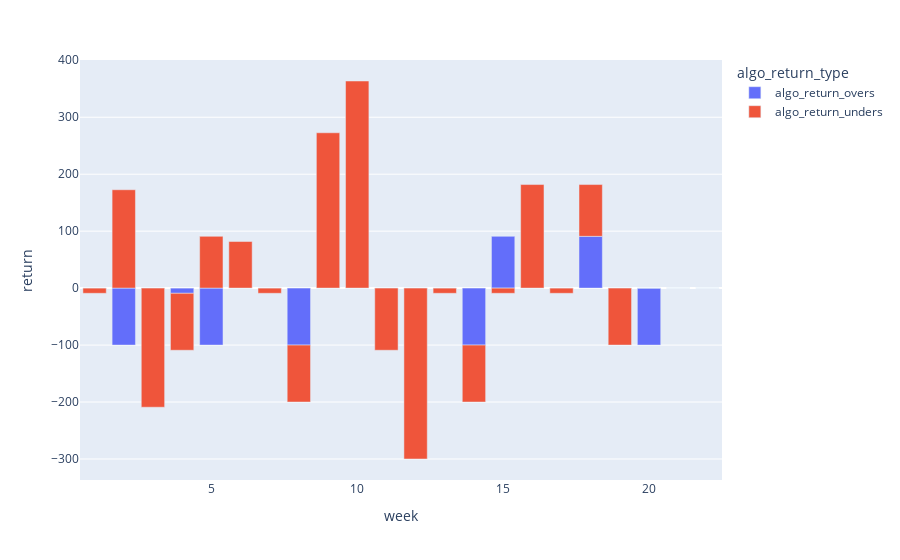

Source (notebook cell):
### Code cell
# Week by week return 

fig = px.bar(test_pivoted, x="week", y="return", color='algo_return_type')
fig.show()

### Figure 1 — Plotly figure (JSON) as saved in the notebook; plotly's stock layout.template omitted (floating-point values rounded to 4 significant figures)
{"data": [{"alignmentgroup": "True", "hovertemplate": "algo_return_type=algo_return_overs<br>week=%{x}<br>return=%{y}<extra></extra>", "legendgroup": "algo_return_overs", "marker": {"color": "#636efa", "pattern": {"shape": ""}}, "name": "algo_return_overs", "offsetgroup": "algo_return_overs", "orientation": "v", "showlegend": true, "textposition": "auto", "type": "bar", "x": [1, 2, 3, 4, 5, 6, 7, 8, 9, 10, 11, 12, 13, 14, 15, 16, 17, 18, 19, 20, 21, 22], "xaxis": "x", "y": [0, -100, 0, -9.09, -100, 0, 0, -100, 0, 0, 0, 0, 0, -100, 90.91, 0, 0, 90.91, 0, -100, 0, 0], "yaxis": "y"}, {"alignmentgroup": "True", "hovertemplate": "algo_return_type=algo_return_unders<br>week=%{x}<br>return=%{y}<extra></extra>", "legendgroup": "algo_return_unders", "marker": {"color": "#EF553B", "pattern": {"shape": ""}}, "name": "algo_return_unders", "offsetgroup": "algo_return_unders", "orientation": "v", "showlegend": true, "textposition": "auto", "type": "bar", "x": [1, 2, 3, 4, 5, 6, 7, 8, 9, 10, 11, 12, 13, 14, 15, 16, 17, 18, 19, 20, 21, 22], "xaxis": "x", "y": [-9.09, 172.7, -209.1, -100, 90.91, 81.82, -9.09, -100, 272.7, 363.6, -109.1, -300, -9.09, -100, -9.09, 181.8, -9.09, 90.91, -100, 0, 0, 0], "yaxis": "y"}], "layout": {"barmode": "relative", "legend": {"title": {"text": "algo_return_type"}, "tracegroupgap": 0}, "margin": {"t": 60}, "xaxis": {"anchor": "y", "domain": [0, 1], "title": {"text": "week"}}, "yaxis": {"anchor": "x", "domain": [0, 1], "title": {"text": "return"}}}}
